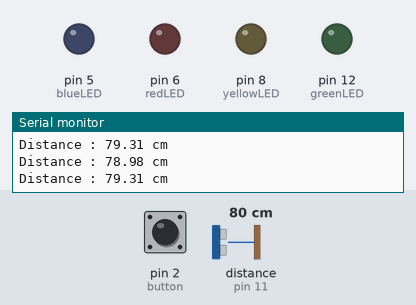
The sketch below on a simulated Arduino Uno, built with avr-gcc and run on an emulated ATmega328P. Shown: output pins drawn as LEDs (lit = HIGH), the last lines printed to the serial monitor. Wiring (inferred from the names in the program): ultrasonic range finder: trigger pin 10; echo pin 11. The inputs (shaded band) are chosen by the test bench; at power-on: pin 2 (button) HIGH, distance to the obstacle (sensor on pin 11) 80 cm. The echo pulse lasts 58.3 µs per cm; pins used as bus, display or sensor lines are not drawn.

Above: at 1.2 s.
1.3 s: pin 2 (button) pulled LOW for 0.15 s
At 2.0 s:
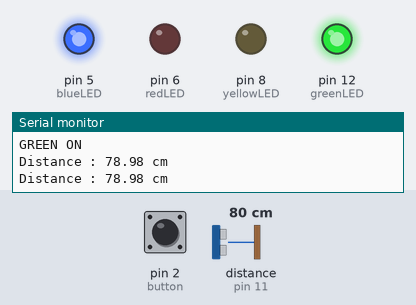
4.4 s: pin 2 (button) pulled LOW for 1 s
At 5.5 s:
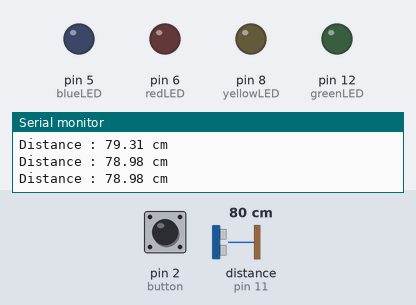
6.9 s: pin 2 (button) pulled LOW for 0.15 s
At 7.5 s:
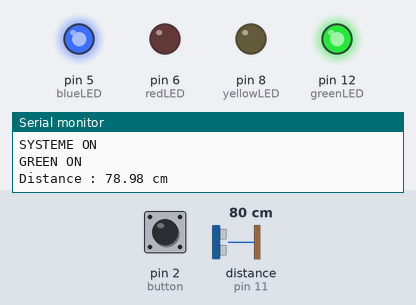
10.0 s: pin 2 (button) pulled LOW for 3.2 s
At 11.0 s:
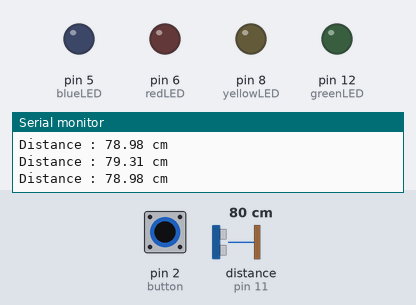
14.7 s: pin 2 (button) pulled LOW for 0.15 s
At 15.8 s:
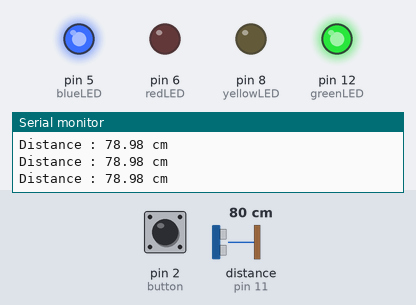
17.8 s: distance to the obstacle (sensor on pin 11) set to 23 cm
20.8 s: distance to the obstacle (sensor on pin 11) set to 18 cm
Timing chart, 0 to 23.8 s (numbered marks = the images above; inputs shaded):
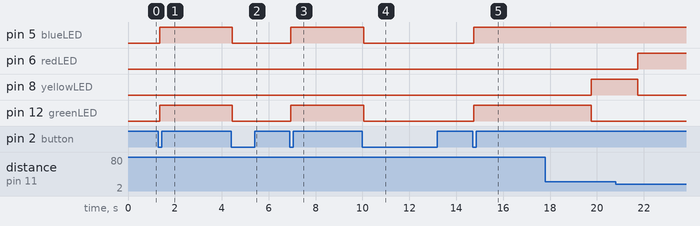

Measured:
- after the input at 1.3 s, pin 5 (blueLED), pin 12 (greenLED): LOW → HIGH after 0.05 s
- after the input at 4.4 s, pin 5 (blueLED): HIGH → LOW after 0.05 s; pin 8 (yellowLED): stays LOW (without the input it goes to HIGH after 2.0 s); pin 12 (greenLED): HIGH → LOW after 0.05 s instead of 2.0 s
- after the input at 6.9 s, pin 5 (blueLED), pin 12 (greenLED): LOW → HIGH after 0.05 s
- after the input at 10.0 s, pin 5 (blueLED): HIGH → LOW after 0.05 s; pin 6 (redLED): stays LOW (without the input it goes to HIGH after 4.0 s); pin 8 (yellowLED): stays LOW (without the input it goes to HIGH after 1.9 s); pin 12 (greenLED): HIGH → LOW after 0.05 s instead of 1.9 s
- after the input at 14.7 s, pin 5 (blueLED), pin 12 (greenLED): LOW → HIGH after 0.05 s

The sketch:

smart_traffic_light1.ino
```cpp
// =================================
// 1. DECLARATION DES VARIABLES
// =================================

// LEDs
int blueLED = 5;
int greenLED = 12;
int yellowLED = 8;
int redLED = 6;

// Button
int button = 2;

int buttonState = HIGH;
int lastButtonState = HIGH;

bool systemOn = false;

// Timing
unsigned long previousMillis = 0;
unsigned long lastDebounceTime = 0;
unsigned long previousSensorMillis = 0;

const unsigned long debounceDelay = 50;
const unsigned long sensorInterval = 300;

// Traffic Light states
int trafficState = 0;

// Ultrasonic Sensor
int trigPin = 10;
int echoPin = 11;

long duration;
float distance;

// Traffic Light durations
const unsigned long greenDuration = 5000;
const unsigned long greenVehicleDuration = 8000;
const unsigned long yellowDuration = 2000;
const unsigned long redDuration = 5000;


// =================================
// 2. CONFIGURATION
// =================================

void setup() {

  pinMode(blueLED, OUTPUT);
  pinMode(greenLED, OUTPUT);
  pinMode(yellowLED, OUTPUT);
  pinMode(redLED, OUTPUT);

  pinMode(button, INPUT_PULLUP);

  pinMode(trigPin, OUTPUT);
  pinMode(echoPin, INPUT);

  Serial.begin(9600);

}


// =================================
// 3. PROGRAMME PRINCIPAL
// =================================

void loop() {

  // Lecture du bouton
  int reading = digitalRead(button);

  // Detection d'un changement
  if (reading != lastButtonState) {

    lastDebounceTime = millis();
    lastButtonState = reading;

  }

  // Debouncing
  if (millis() - lastDebounceTime >= debounceDelay) {

    if (reading != buttonState) {

      buttonState = reading;

      // Nouvelle pression
      if (buttonState == LOW) {

        systemOn = !systemOn;

        if (systemOn == true) {

          trafficState = 0;
          previousMillis = millis();

          Serial.println("SYSTEME ON");
          Serial.println("GREEN ON");

        }

        else {

          Serial.println("SYSTEME OFF");

        }

      }

    }

  }


  // =================================
  // 4. CAPTEUR DE DISTANCE
  // =================================

  unsigned long currentMillis = millis();

  if (currentMillis - previousSensorMillis >= sensorInterval) {

    previousSensorMillis = currentMillis;

    digitalWrite(trigPin, LOW);
    delayMicroseconds(2);

    digitalWrite(trigPin, HIGH);
    delayMicroseconds(10);

    digitalWrite(trigPin, LOW);

    duration = pulseIn(echoPin, HIGH, 30000);

    if (duration > 0) {

      distance = duration * 0.034 / 2;

      Serial.print("Distance : ");
      Serial.print(distance);
      Serial.println(" cm");

    }

    else {

      distance = 0;
      Serial.println("Aucune mesure");

    }

  }


  // =================================
  // 5. DETECTION D'UNE VOITURE
  // =================================

  unsigned long activeGreenDuration = greenDuration;

  if (distance > 0 && distance < 20) {

    activeGreenDuration = greenVehicleDuration;

  }


  // =================================
  // 6. GESTION DU TEMPS
  // =================================

  if (systemOn == true) {

    if (trafficState == 0 &&
        currentMillis - previousMillis >= activeGreenDuration) {

      trafficState = 1;
      previousMillis = currentMillis;

      Serial.println("YELLOW ON");

    }

    else if (trafficState == 1 &&
             currentMillis - previousMillis >= yellowDuration) {

      trafficState = 2;
      previousMillis = currentMillis;

      Serial.println("RED ON");

    }

    else if (trafficState == 2 &&
             currentMillis - previousMillis >= redDuration) {

      trafficState = 0;
      previousMillis = currentMillis;

      Serial.println("GREEN ON");

    }

  }


  // =================================
  // 7. COMMANDE DES LEDs
  // =================================

  digitalWrite(blueLED, systemOn);

  digitalWrite(greenLED, systemOn && trafficState == 0);

  digitalWrite(yellowLED, systemOn && trafficState == 1);

  digitalWrite(redLED, systemOn && trafficState == 2);

}
```
